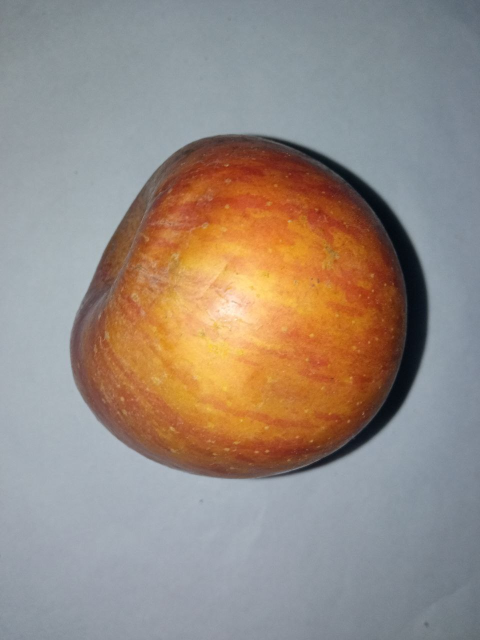
#> input picture data/raw/Apple/Fresh/Apple_Fresh_005.jpg, 960 x 1280 px (shown at 1/2 size); its folder holds 4 pictures in this run
$ python curate_dataset.py
#> lines starting #> are read from the running program, lines starting #| are printed output that depends on the picture
### common/utils.py
"""Hàm tiện ích dùng chung (đọc/ghi ảnh an toàn đường dẫn Unicode, ghép ảnh để minh hoạ)."""
import os
import cv2
import numpy as np


def imread(path, flags=cv2.IMREAD_COLOR):
    """cv2.imread nhưng đọc được đường dẫn có dấu tiếng Việt / khoảng trắng trên Windows."""
#> called with path = 'data/raw/Apple/Fresh/Apple_Fresh_005.jpg', flags = 1
    data = np.fromfile(path, dtype=np.uint8)
    img = cv2.imdecode(data, flags)
#> img is the input picture: shape (1280, 960, 3); mean B, G, R 130.2, 139.5, 151.6
    if img is None:
        raise FileNotFoundError(f"Không đọc được ảnh: {path}")
    return img


def imwrite(path, img):
    """cv2.imwrite an toàn Unicode. Dùng PNG cho mặt nạ (lossless, Ch.4)."""
    os.makedirs(os.path.dirname(os.path.abspath(path)), exist_ok=True)
    ext = os.path.splitext(path)[1] or ".png"
    ok, buf = cv2.imencode(ext, img)
    if not ok:
        raise IOError(f"Không ghi được ảnh: {path}")
    buf.tofile(path)


def to_bgr(img):
    """Gray/mask -> BGR để ghép montage."""
    return cv2.cvtColor(img, cv2.COLOR_GRAY2BGR) if img.ndim == 2 else img


# [17 lines left out: functions montage, ellipse_kernel, not called in this run]

def _largest_contour(mask):
    cnts, _ = cv2.findContours(mask, cv2.RETR_EXTERNAL, cv2.CHAIN_APPROX_NONE)
    return max(cnts, key=cv2.contourArea) if cnts else None

### m1_segmentation/curate_dataset.py
"""
MODULE 1 - CHỌN VÀ CHUẨN HOÁ DATASET (Chương 1, 4)

Đọc data/raw/<Fruit>/<Fresh|Rotten>/*.jpg  ->  ghi ra
    data/calib/<fruit>/<healthy|rotten>/*.png   (tập hiệu chỉnh ngưỡng)
    data/test/<fruit>/<healthy|rotten>/*.png    (tập kiểm thử, KHÔNG dùng để chỉnh ngưỡng)
    data/manifest.csv                            (đường dẫn, loại quả, nhãn thật, split)

Chuẩn hoá: letterbox giữ tỉ lệ về canvas vuông (không méo -> Circularity không bị sai),
phần đệm lấy từ pixel biên ảnh (BORDER_REPLICATE) để không tạo vùng màu giả; lưu PNG lossless (Ch.4).
Bỏ qua thư mục Formalin-mixed và các file không phải ảnh (vd desktop.ini).

Chạy ở thư mục gốc dự án:
    python -m m1_segmentation.curate_dataset
    python -m m1_segmentation.curate_dataset --n_calib 20 --n_test 30 --size 320
"""
import argparse
import csv
import os
import random

import cv2

import config
from common.utils import imread, imwrite

IMG_EXT = (".jpg", ".jpeg", ".png", ".bmp")
LABEL_MAP = {"fresh": "healthy", "rotten": "rotten"}   # tên thư mục raw -> nhãn thật


def letterbox(img, size=320):
    """
    Resize giữ tỉ lệ sao cho cạnh dài = size, đệm phần còn lại bằng pixel biên (BORDER_REPLICATE).
    Input : ảnh BGR (h,w,3) uint8 ; Output: ảnh BGR (size,size,3) uint8
    """
#> called with size = 320
    h, w = img.shape[:2]
#> h = 1280; w = 960
    scale = size / max(h, w)
#> scale = 0.25
    new_w, new_h = max(1, round(w * scale)), max(1, round(h * scale))
#> new_w = 240; new_h = 320
    interp = cv2.INTER_AREA if scale < 1 else cv2.INTER_LINEAR
#> interp = 3
    img = cv2.resize(img, (new_w, new_h), interpolation=interp)
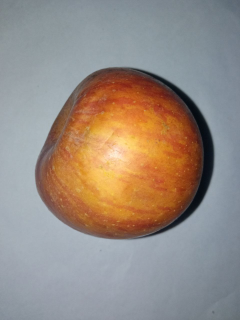
#> img: shape (320, 240, 3); mean of channels 0, 1, 2 130.2, 139.5, 151.6; drawn as B, G, R
    top = (size - new_h) // 2
#> top = 0
    bottom = size - new_h - top
#> bottom = 0
    left = (size - new_w) // 2
#> left = 40
    right = size - new_w - left
#> right = 40
    return cv2.copyMakeBorder(img, top, bottom, left, right, cv2.BORDER_REPLICATE)
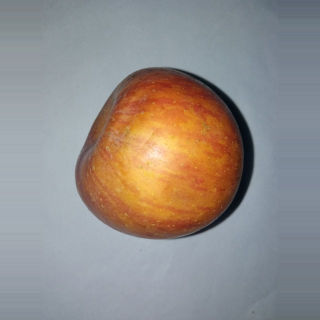
#> returned value: shape (320, 320, 3); mean of channels 0, 1, 2 136.4, 141.1, 147.8; drawn as B, G, R


def list_images(folder):
    return sorted(f for f in os.listdir(folder) if f.lower().endswith(IMG_EXT))


def curate_dataset(raw_dir, out_dir, fruits, n_calib, n_test, size, seed=0):
    """
    Với mỗi (loại quả, nhãn): lấy ngẫu nhiên n_calib + n_test ảnh, chia 2 tập KHÔNG giao nhau.
    Trả về danh sách dòng manifest.
    """
    rng = random.Random(seed)
    rows = []
    for fruit in fruits:
        for raw_cls, label in LABEL_MAP.items():
            # tìm thư mục không phân biệt hoa/thường (Fresh / fresh)
            fruit_dir = _find_dir(raw_dir, fruit)
            cls_dir = _find_dir(fruit_dir, raw_cls) if fruit_dir else None
            if cls_dir is None:
                print(f"[CẢNH BÁO] Không thấy thư mục {fruit}/{raw_cls} trong {raw_dir}")
                continue
            files = list_images(cls_dir)
            rng.shuffle(files)
            need = n_calib + n_test
            if len(files) < need:
                print(f"[CẢNH BÁO] {fruit}/{raw_cls} chỉ có {len(files)} ảnh (cần {need}); "
                      f"chia theo tỉ lệ.")
            n_c = round(len(files) * n_calib / need) if len(files) < need else n_calib
            splits = {"calib": files[:n_c], "test": files[n_c:n_c + n_test]}
            for split, names in splits.items():
                for i, name in enumerate(names):
                    try:
                        img = letterbox(imread(os.path.join(cls_dir, name)), size)
                    except Exception as e:        # ảnh hỏng -> bỏ qua
                        print(f"[BỎ QUA] {name}: {e}")
                        continue
                    out_name = f"{fruit.lower()}_{label}_{split}_{i:03d}.png"
                    rel = os.path.join(split, fruit.lower(), label, out_name)
                    imwrite(os.path.join(out_dir, rel), img)
                    rows.append(dict(path=rel.replace("\\", "/"), fruit=fruit.lower(),
                                     label=label, split=split, original=name))
            print(f"{fruit:<7} {raw_cls:<7} -> calib={len(splits['calib'])}, test={len(splits['test'])}")
    return rows


def _find_dir(parent, name):
    if parent is None or not os.path.isdir(parent):
        return None
    for d in os.listdir(parent):
        if d.lower() == name.lower() and os.path.isdir(os.path.join(parent, d)):
            return os.path.join(parent, d)
    return None


def main():
    ap = argparse.ArgumentParser()
    ap.add_argument("--raw", default=os.path.join(config.DATA_DIR, "raw"))
    ap.add_argument("--out", default=config.DATA_DIR)
    ap.add_argument("--fruits", nargs="+", default=["Apple", "Orange"])
    ap.add_argument("--n_calib", type=int, default=20, help="số ảnh calib mỗi (quả, nhãn)")
    ap.add_argument("--n_test", type=int, default=30, help="số ảnh test mỗi (quả, nhãn)")
    ap.add_argument("--size", type=int, default=320)
    ap.add_argument("--seed", type=int, default=0)
    a = ap.parse_args()

    rows = curate_dataset(a.raw, a.out, a.fruits, a.n_calib, a.n_test, a.size, a.seed)
    manifest = os.path.join(a.out, "manifest.csv")
    with open(manifest, "w", newline="", encoding="utf-8") as f:
        w = csv.DictWriter(f, fieldnames=["path", "fruit", "label", "split", "original"])
        w.writeheader()
        w.writerows(rows)
    print(f"\nTổng {len(rows)} ảnh. Manifest: {manifest}")


if __name__ == "__main__":
    main()
